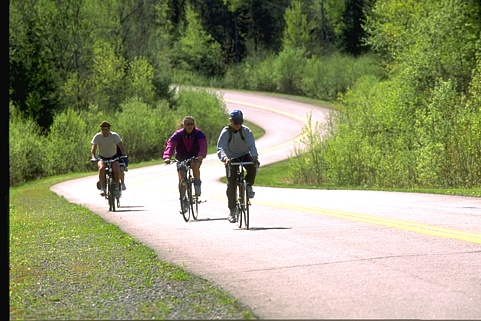
#> input picture chp02/figures/cyclists.png, 481 x 321 px, found by its file name
$ jupyter execute dpmm_dbscan_imseg.ipynb   (shell and % lines are left out)   (Python 2 division)
#> lines starting #> are read from the running program, lines starting #| are printed output that depends on the picture
## Image Segmentation

Image segmentation is a very common problem in computer vision. We often like to identify objects in an image before further processing. We explore two non-parametric clustering algorithms DP-GMM and DBSCAN in application to image segmentation. Both algorithms do not assume that the number of clusters in an image is known ahead of time.

[cell 1]

import cv2
import numpy as np
import matplotlib.pyplot as plt

from sklearn.datasets import load_sample_images
from sklearn.preprocessing import StandardScaler

from sklearn import mixture
from sklearn.cluster import DBSCAN

from time import time

np.random.seed(0)

[cell 2]
#dataset = load_sample_images()
#img1 = dataset.images[0]

img = cv2.imread('./cyclists.png')
#> img is the input picture: shape (321, 481, 3); mean B, G, R 110.5, 146.7, 143
num_rows, num_cols = img.shape[:2]
#> num_rows = 321; num_cols = 481
#cv2.imshow('original', img)
plt.imshow(img)

We'll perform image segmentation in LABXY space

[cell 3]
#convert to [L a b x y]
lab_img = cv2.cvtColor(img, cv2.COLOR_BGR2LAB)
#> lab_img: shape (321, 481, 3); mean of channels 0, 1, 2 149.5, 120.5, 147
cv2.imshow('LAB space', lab_img)

I_lab = np.reshape(lab_img, (num_rows*num_cols, 3))

xx = np.linspace(0, num_cols-1, num_cols)
#> xx = 481 values from 0 to 480
yy = np.linspace(0, num_rows-1, num_rows)
#> yy = 321 values from 0 to 320
xv, yv = np.meshgrid(xx, yy)

I_x = xv.reshape(num_rows*num_cols,1)
I_y = yv.reshape(num_rows*num_cols,1)

[cell 4]
#compose feature vectors:
Y = np.hstack((I_lab, I_x, I_y))
Ysc = StandardScaler().fit_transform(Y)

#scale each dimension
W = np.array([3, 3, 3, 1, 1])
W = 10*W/float(np.sum(W))

#component-wise multiply
Ysc = Ysc * W

[cell 5]
#DB-SCAN
print "running DBSCAN..."
dbscan = DBSCAN(eps=0.5, min_samples=50, metric='euclidean', algorithm='auto')
tic = time()
dbscan_labels = dbscan.fit_predict(Ysc)
toc = time()
print "elapsed time: %.4f sec" %(toc - tic)
dbscan.get_params()

#noise samples are labeled -1
dbscan_labels = dbscan_labels + 1

I2_label = np.reshape(dbscan_labels, (num_rows, num_cols, 1))
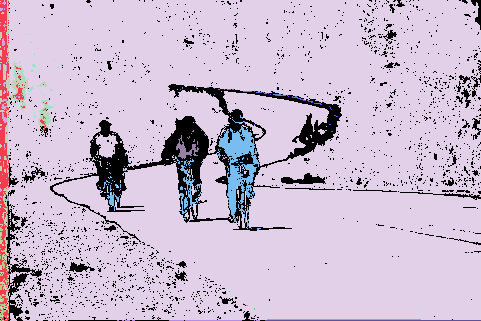
#> I2_label: shape (321, 481, 1) int64; 15 distinct labels, from 0 to 14; one colour per label, 0 black
I2_seg = I2_label * 255.0 / np.max(I2_label)  #scale
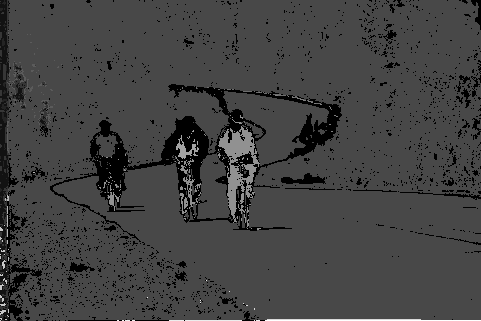
#> I2_seg: shape (321, 481, 1) float64; min 0, max 255, mean 66.8
I2_seg = I2_seg.astype(np.uint8)              #cast
I2_seg_bgr = cv2.cvtColor(I2_seg, cv2.COLOR_GRAY2BGR)
#cv2.imshow('DBSCAN seg', I2_seg_bgr)
#cv2.imwrite('./figures/dbscan_seg.png', I2_seg_bgr)
plt.imshow(I2_seg_bgr)
